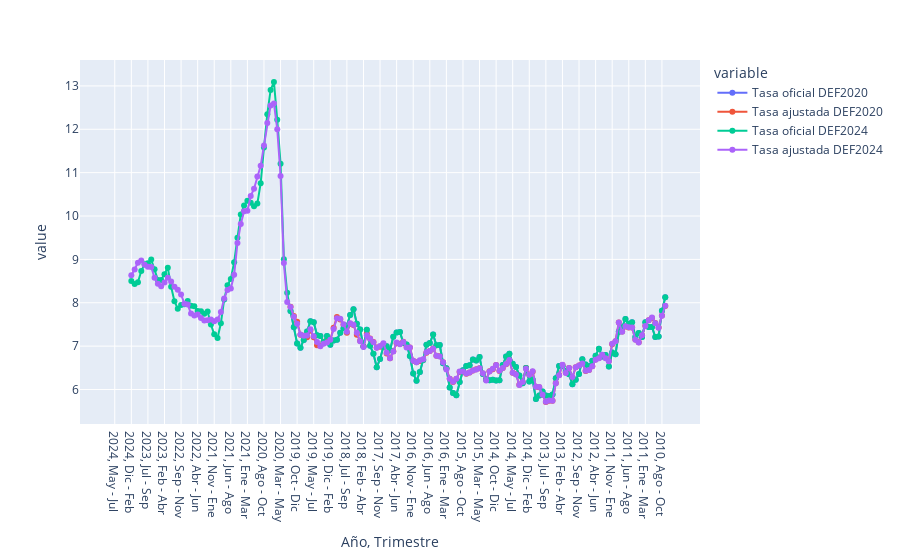

The notebook cell saved with this chart:
### Code cell
data = pd.read_excel(io="../data/ine/ajuste_estacional_historico.xlsx", sheet_name="tasa_as")
data = data.loc[3:172]
data.columns= pd.MultiIndex.from_arrays(data.iloc[0:2].to_numpy())
data = data.loc[6:].reset_index(drop=True)
data.set_index([("Año", np.nan), ("Trimestre", np.nan)], inplace=True)
data.index.names = ["Año", "Trimestre"]
data.reset_index(["Año", "Trimestre"], inplace=True)
data["Año, Trimestre"] = data[["Año", "Trimestre"]].aggregate(lambda x: ", ".join(x.astype(str)), axis=1)
df = data.copy()
data.columns = pd.Index(map(str.strip, data.columns.get_level_values(0) + " " + data.columns.get_level_values(1)))

fig = px.line(data, x="Año, Trimestre", y=["Tasa oficial DEF2020", "Tasa ajustada DEF2024", "Tasa oficial DEF2024", "Tasa ajustada DEF2024"], 
              markers=True)
fig

### Figure 1 — Plotly figure (JSON) as saved in the notebook; plotly's stock layout.template omitted (floating-point values rounded to 4 significant figures; data arrays with more than 128 entries replaced by an {"elided": "..."} marker saying what was removed)
{"data": [{"hovertemplate": "variable=Tasa oficial DEF2020<br>Año, Trimestre=%{x}<br>value=%{y}<extra></extra>", "legendgroup": "Tasa oficial DEF2020", "line": {"color": "#636efa", "dash": "solid"}, "marker": {"symbol": "circle"}, "mode": "lines+markers", "name": "Tasa oficial DEF2020", "orientation": "v", "showlegend": true, "type": "scatter", "x": {"elided": "167 str values"}, "xaxis": "x", "y": {"elided": "167 float values"}, "yaxis": "y"}, {"hovertemplate": "variable=Tasa ajustada DEF2020<br>Año, Trimestre=%{x}<br>value=%{y}<extra></extra>", "legendgroup": "Tasa ajustada DEF2020", "line": {"color": "#EF553B", "dash": "solid"}, "marker": {"symbol": "circle"}, "mode": "lines+markers", "name": "Tasa ajustada DEF2020", "orientation": "v", "showlegend": true, "type": "scatter", "x": {"elided": "167 str values"}, "xaxis": "x", "y": {"elided": "167 float values"}, "yaxis": "y"}, {"hovertemplate": "variable=Tasa oficial DEF2024<br>Año, Trimestre=%{x}<br>value=%{y}<extra></extra>", "legendgroup": "Tasa oficial DEF2024", "line": {"color": "#00cc96", "dash": "solid"}, "marker": {"symbol": "circle"}, "mode": "lines+markers", "name": "Tasa oficial DEF2024", "orientation": "v", "showlegend": true, "type": "scatter", "x": {"elided": "167 str values"}, "xaxis": "x", "y": {"elided": "167 float values"}, "yaxis": "y"}, {"hovertemplate": "variable=Tasa ajustada DEF2024<br>Año, Trimestre=%{x}<br>value=%{y}<extra></extra>", "legendgroup": "Tasa ajustada DEF2024", "line": {"color": "#ab63fa", "dash": "solid"}, "marker": {"symbol": "circle"}, "mode": "lines+markers", "name": "Tasa ajustada DEF2024", "orientation": "v", "showlegend": true, "type": "scatter", "x": {"elided": "167 str values"}, "xaxis": "x", "y": {"elided": "167 float values"}, "yaxis": "y"}], "layout": {"legend": {"title": {"text": "variable"}, "tracegroupgap": 0}, "margin": {"t": 60}, "xaxis": {"anchor": "y", "domain": [0, 1], "title": {"text": "Año, Trimestre"}}, "yaxis": {"anchor": "x", "domain": [0, 1], "title": {"text": "value"}}}}
